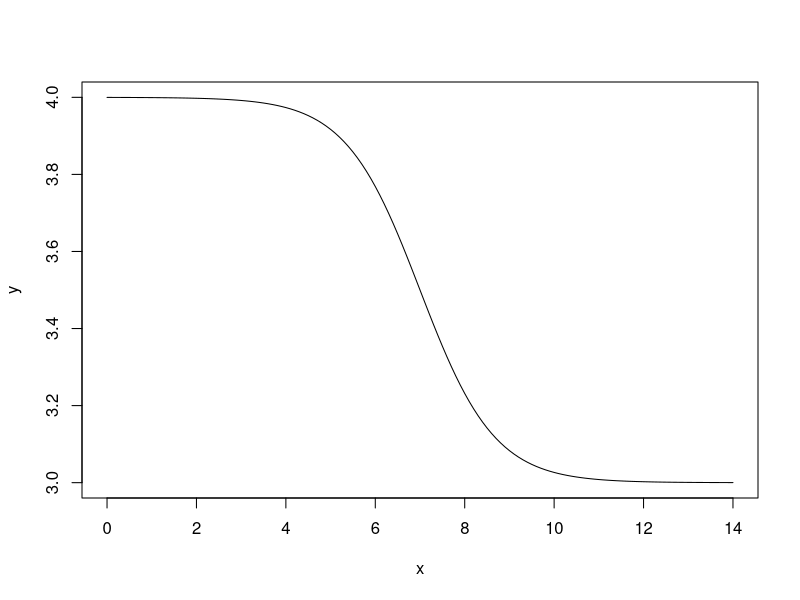

Reproduce this figure in R. (Note: this script raises an error after producing the figure.)

x=seq(from=0,to=14,by=0.1)
y=4-1/(1+exp(-1.2*(x-7)))
plot(x,y,type="l")

ggplot() + geom_line(aes(x=x,y=y)) + geom_text(aes(label="M",x=-.5,y=4)) +
  geom_segment(aes(x=0,xend=0,y=3,yend=4),linetype=2) + 
  geom_segment(aes(x=7,xend=7,y=3,yend=3.5),linetype=2) + 
  geom_text(aes(label="K",x=8,y=3.5)) +
  geom_text(aes(label="L",x=.5,y=3.5)) +
  geom_text(aes(label="B",x=7,y=2.95))  +
  theme(axis.text.x=element_blank(),
        axis.text.y=element_blank(),axis.ticks=element_blank(),
        axis.title.x=element_blank(),
        axis.title.y=element_blank()) + theme_bw()
